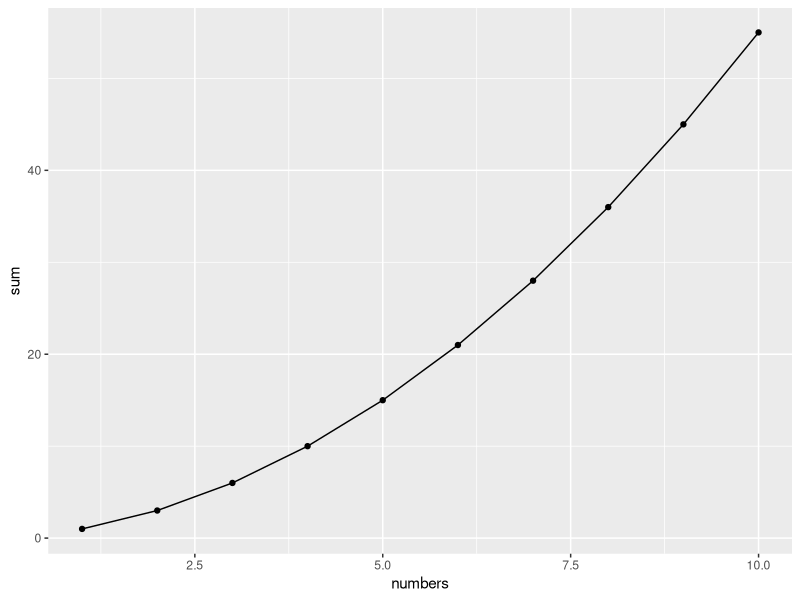
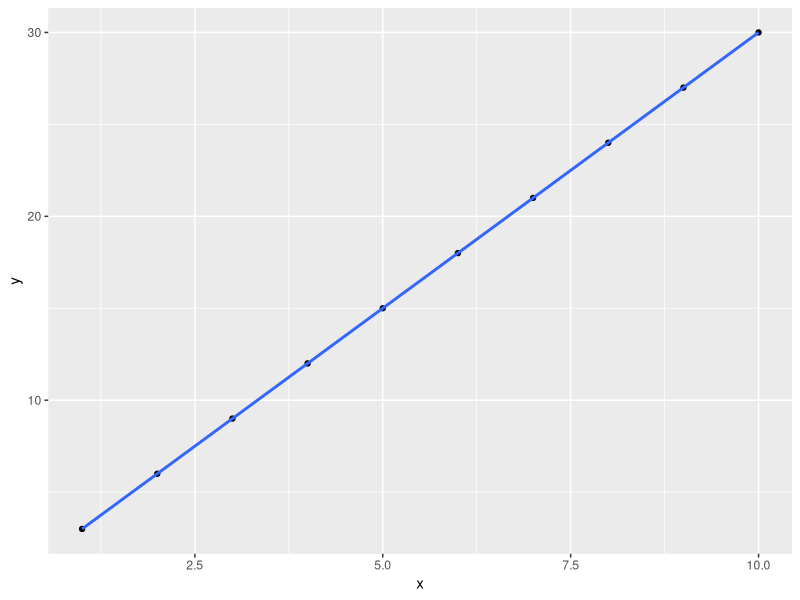

Write the R code that produced these figures, in order.
## ---- chunk 1

# A short script to print "Hello, World!" and perform a simple calculation
print("Hello, World!")

# Calculate the sum of first 10 natural numbers
sum_of_numbers <- sum(1:10)
print(paste("The sum of the first 10 natural numbers is", sum_of_numbers))

# Plot the sum of first 10 natural numbers
library(ggplot2)
df <- data.frame(numbers = 1:10, sum = cumsum(1:10))
ggplot(data = df, aes(x = numbers, y = sum)) +
  geom_point() +
  geom_line()

## ---- chunk 2
# Your R code here
df <- data.frame(x = 1:10, y = 3 * 1:10)
library(ggplot2)


ggplot(data = df, aes(x = x, y = y)) +
  geom_point() +
  geom_smooth(method = lm)
## ---- chunk 3

## ---- chunk 4
# Your R code here
